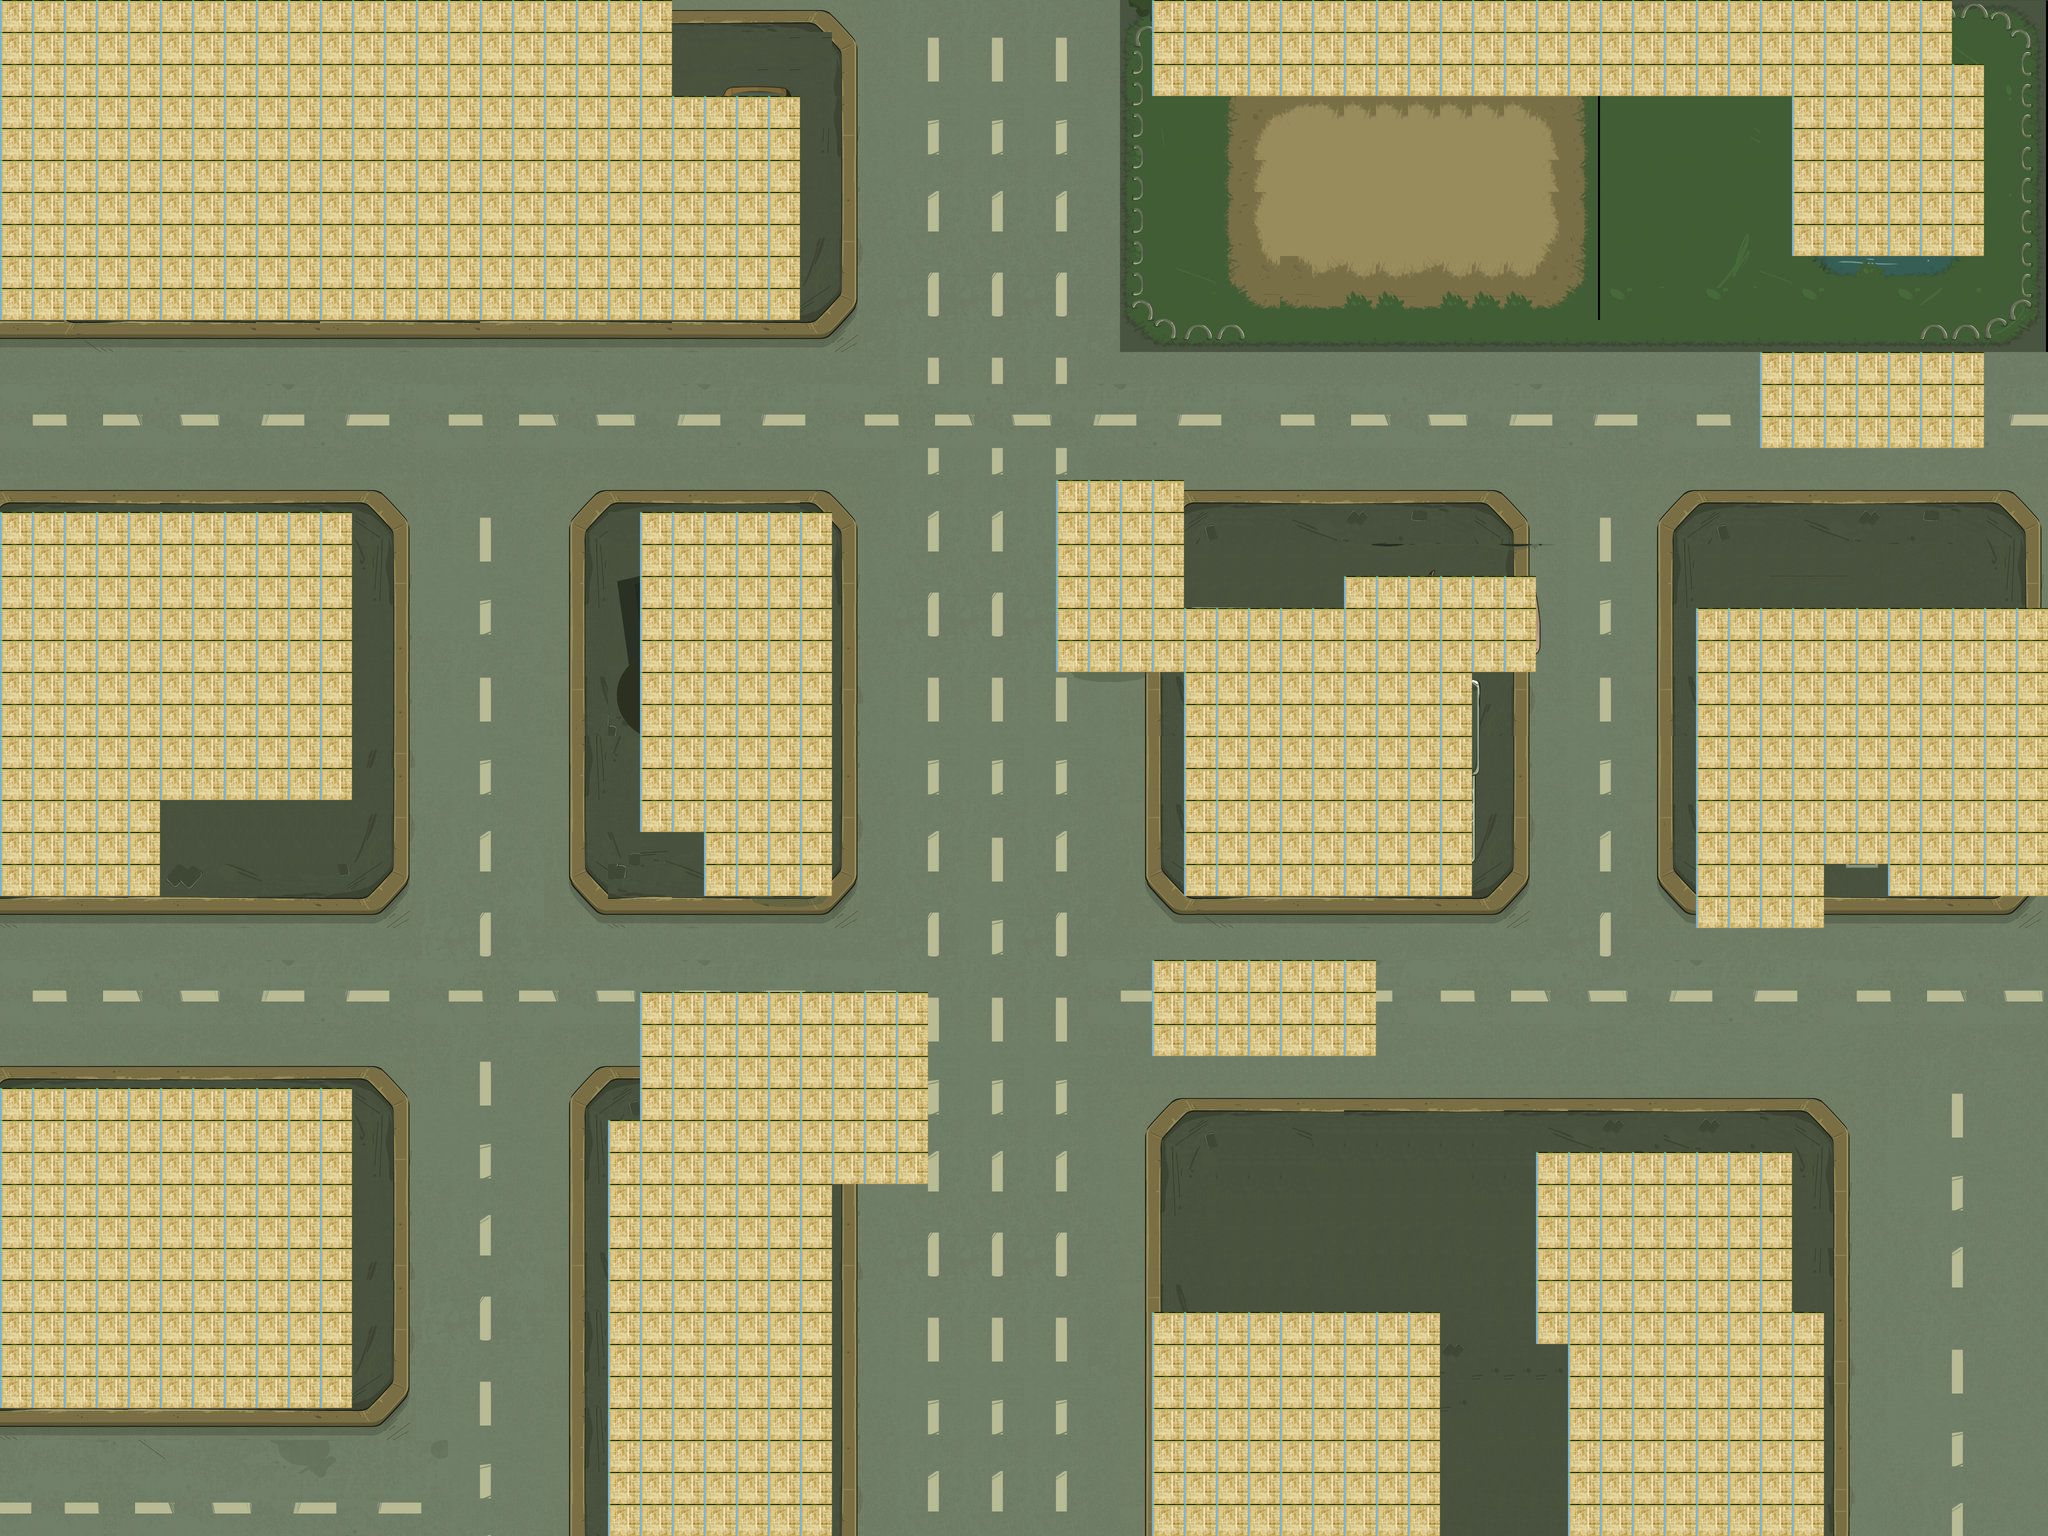

The image is a tile-based game level rendered from a .tmx file. Its description and source (layers, tilesets, objects; grid data summarised) follow:
An orthogonal 64x48 tile map with 64x64 px tiles, 8 tile layers (roads, pavements, buildings, motel, ...), 8 tilesets and 7 objects (point1, point2, point3, point4, point5, ...).

<map version="1.0" orientation="orthogonal" width="64" height="48" tilewidth="64" tileheight="64">
 <tileset firstgid="1" name="roads" tilewidth="64" tileheight="64">
  <image source="route.png" width="1262" height="1130" />
 </tileset>
 <tileset firstgid="324" name="pavements" tilewidth="64" tileheight="64">
  <image source="trot.png" width="833" height="640" />
 </tileset>
 <tileset firstgid="454" name="buildings" tilewidth="64" tileheight="64">
  <image source="maisons sans trottoir_filtre.png" width="1884" height="1587" />
 </tileset>
 <tileset firstgid="1150" name="motel" tilewidth="64" tileheight="64">
  <image source="map.png" width="2185" height="1628" />
 </tileset>
 <tileset firstgid="2000" name="park" tilewidth="64" tileheight="64">
  <image source="park_v3.png" width="889" height="989" />
 </tileset>
 <tileset firstgid="2195" name="cars" tilewidth="64" tileheight="64">
  <image source="cars_v4.png" width="1356" height="1404" />
 </tileset>
 <tileset firstgid="2636" name="urban_objects" tilewidth="64" tileheight="64">
  <image source="arbres_lampadaires.png" width="2057" height="1263" />
 </tileset>
 <tileset firstgid="3244" name="tiles" tilewidth="64" tileheight="64">
  <image source="tiles.png" width="517" height="516" />
  <tile id="9">
   <properties>
    <property name="no_walk" value="0" />
   </properties>
  </tile>
 </tileset>
 <layer name="roads" width="64" height="48">
  <data>[3072 cells, 1142 non-empty, 123 distinct tile ids]</data>
 </layer>
 <objectgroup name="spawnPoints" width="64" height="48">
  <object name="point1" x="493" y="1942" width="170" height="112">
   <properties>
    <property name="time" value="0" />
    <property name="zombie_nbr" value="1" />
   </properties>
  </object>
  <object name="point2" x="2654" y="2398" width="170" height="66">
   <properties>
    <property name="time" value="5" />
    <property name="zombie_nbr" value="2" />
   </properties>
  </object>
  <object name="point3" x="1950" y="1532" width="219" height="116">
   <properties>
    <property name="time" value="12" />
    <property name="zombie_nbr" value="5" />
   </properties>
  </object>
  <object name="point4" x="863" y="824" width="207" height="124">
   <properties>
    <property name="time" value="17" />
    <property name="zombie_nbr" value="2" />
   </properties>
  </object>
  <object name="point5" x="2269" y="808" width="207" height="124">
   <properties>
    <property name="time" value="17" />
    <property name="zombie_nbr" value="2" />
   </properties>
  </object>
  <object name="point6" x="787" y="2865" width="290" height="161">
   <properties>
    <property name="time" value="25" />
    <property name="zombie_nbr" value="5" />
   </properties>
  </object>
  <object x="878" y="2907" />
 </objectgroup>
 <layer name="pavements" width="64" height="48">
  <data>[3072 cells, 1611 non-empty, 119 distinct tile ids]</data>
 </layer>
 <layer name="buildings" width="64" height="48">
  <data>[3072 cells, 668 non-empty, 387 distinct tile ids]</data>
 </layer>
 <layer name="motel" width="64" height="48">
  <data>[3072 cells, 98 non-empty, 49 distinct tile ids]</data>
 </layer>
 <layer name="park" width="64" height="48">
  <data>[3072 cells, 319 non-empty, 164 distinct tile ids]</data>
 </layer>
 <layer name="cars" width="64" height="48">
  <data>[3072 cells, 264 non-empty, 243 distinct tile ids]</data>
 </layer>
 <layer name="urban_objects" width="64" height="48">
  <data>[3072 cells, 319 non-empty, 62 distinct tile ids]</data>
 </layer>
 <layer name="collidables" width="64" height="48">
  <data>[3072 cells, 1187 non-empty, 1 distinct tile ids]</data>
 </layer>
</map>
